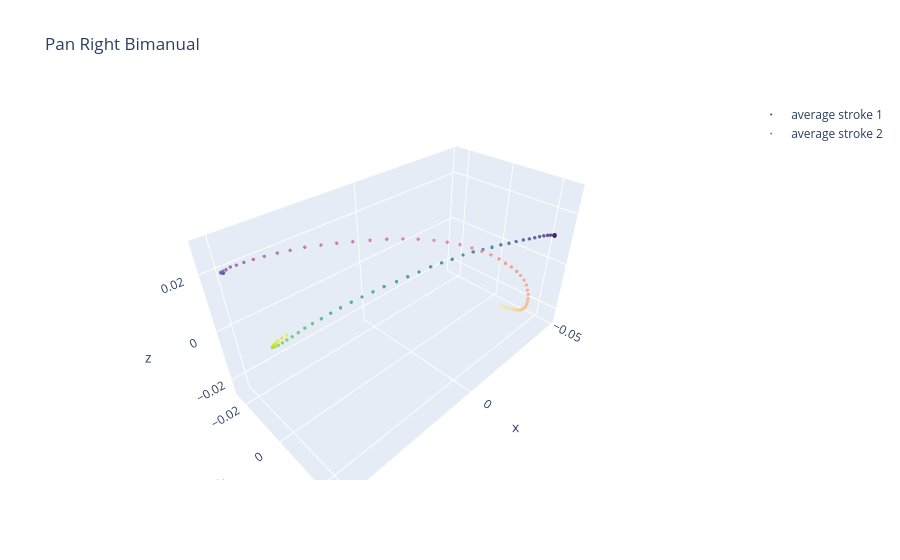

Here is the notebook cell this chart was saved with:
### Markdown cell above
Quick graph based on bimanual csv file

### Code cell
file_path = 'C:\\Users\\katie\\Documents\\cpsc\\VRelax\\gestureInterface\\AvgStrokeTemplates\\ZoomInBi.csv'

df = pd.read_csv(file_path)
fig = go.Figure()

fig.add_trace(go.Scatter3d(
x=df['stroke1_controller_translation_x'],
y=df['stroke1_controller_translation_y'],
z=df['stroke1_controller_translation_z'],
mode='markers',
marker=dict(
    size=2,
    color=df.index,
    colorscale='viridis',  # colorscale
    opacity=0.8,
),
name='average stroke 1',
showlegend=True))

fig.add_trace(go.Scatter3d(
x=df['stroke2_controller_translation_x'],
y=df['stroke2_controller_translation_y'],
z=df['stroke2_controller_translation_z'],
mode='markers',
marker=dict(
    size=2,
    color=df.index,
    colorscale='sunset_r',  # colorscale
    opacity=0.8,
),
name='average stroke 2',
showlegend=True))

fig.update_layout(
    title_text='Pan Right Bimanual', 
    scene_aspectmode='data'
)
fig.show()
